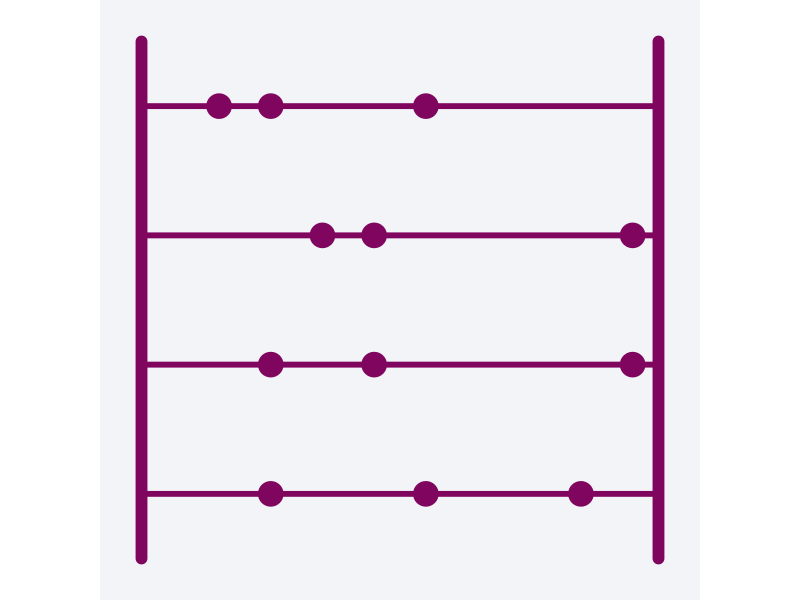
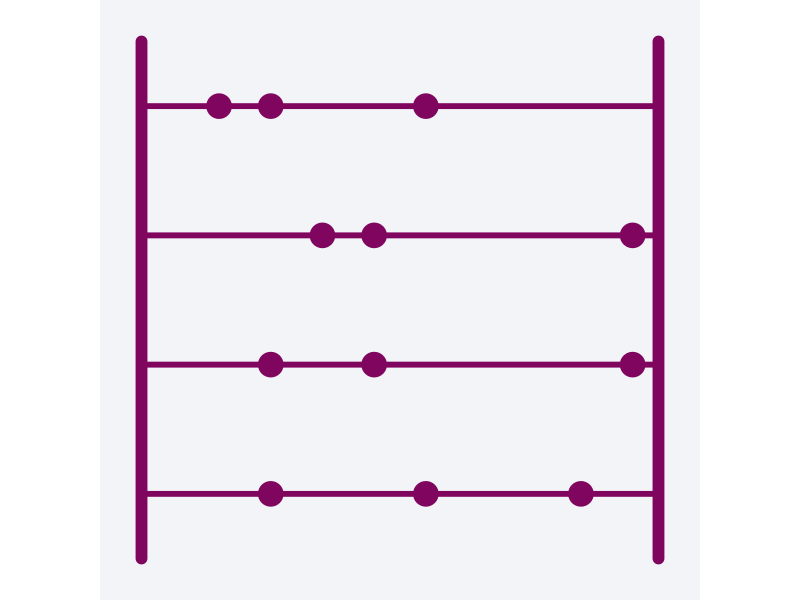

The R source for these figures, in order:
library(tidyverse)
bg_col <- "#F2F4F8"
highlight_col <- "#7F055F"

# Plot
set.seed(123)
ggplot() +
  geom_segment(
    data = data.frame(
      x = rep(0, 4),
      xend = rep(1, 4),
      y = 1:4
    ),
    mapping = aes(x = x, xend = xend, y = y),
    colour = highlight_col,
    linewidth = 2
  ) +
  geom_point(
    data = data.frame(
      x = sample(seq(0.05, 0.95, by = 0.1), 12, replace = TRUE),
      y = rep(1:4, 3)
    ),
    mapping = aes(x = x, y = y),
    colour = highlight_col,
    size = 8
  ) +
  scale_y_continuous(limits = c(0.5, 4.5), sec.axis = dup_axis()) +
  coord_cartesian(expand = FALSE) +
  theme_void() +
  theme(
    plot.background = element_rect(
      fill = bg_col, color = bg_col
    ),
    axis.line.y.left = element_line(color = highlight_col, linewidth = 4),
    axis.line.y.right = element_line(color = highlight_col, linewidth = 4),
    plot.margin = margin(30, 30, 30, 30),
    aspect.ratio = 1
  )

ggsave("teaching/featured.png", height = 4, width = 4, bg = bg_col)
